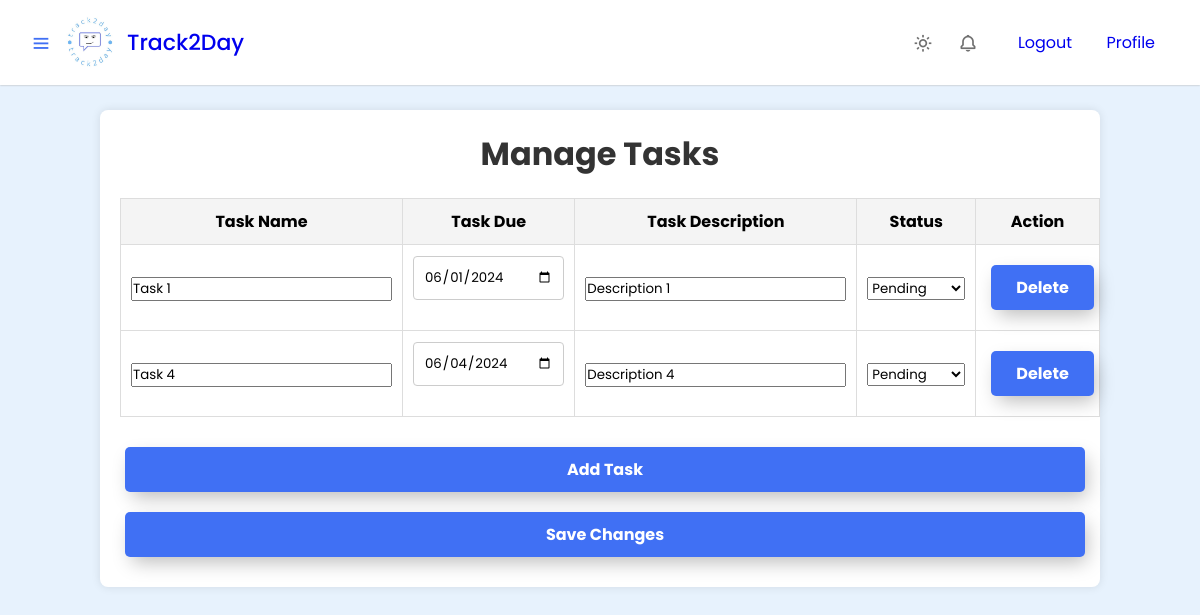
Screenshot of /tasks.php (signed in) with the database file from the repository.
### tables this page shows
CREATE TABLE `task` (
  `task_id` varchar(11) NOT NULL,
  `task_name` varchar(45) NOT NULL,
  `task_desc` varchar(45) NOT NULL,
  `task_duration` date DEFAULT NULL,
  `task_status` varchar(45) NOT NULL,
  `user_email` varchar(45) NOT NULL
);

### tasks.php (the view, shortened to what this page needs)
<!DOCTYPE html>
<html lang="en">
<head>
    <link href="https://unpkg.com/boxicons@2.1.4/css/boxicons.min.css" rel="stylesheet" />
    <link rel="stylesheet" href="style.css" />
</head>
<body>
    <nav class="navbar">
        <div class="logo_item">
            <i class="bx bx-menu" id="sidebarOpen"></i>
            <img src="track2daylogo.jpg" alt="Track2Day Logo">
            <a href="menu2.php">Track2Day</a>
        </div>
        <div class="navbar_content">
            <i class='bx bx-sun' id="darkLight"></i>
            <i class='bx bx-bell'></i>
            <ul>
                <li><a href="logout.php">Logout</a></li>
                <li><a href="userprofile.php">Profile</a></li>
            </ul>
        </div>
    </nav>
    <main>
        <div class="tasks-container">
            <h1>Manage Tasks</h1>
            <form action="savetasks.php" method="POST">
                <table class="task-table">
                    <thead>
                        <tr>
                            <th>Task Name</th>
                            <th>Task Due</th>
                            <th>Task Description</th>
                            <th>Status</th>
                            <th>Action</th>
                        </tr>
                    </thead>
                    <tbody>
                        <?php
                        include('dbconn.php');
                        $user_email = $_SESSION['email'];
                        $sql_tasks = "SELECT * FROM task WHERE user_email = '$user_email'";
                        $result_tasks = mysqli_query($dbconn, $sql_tasks);
                        if ($result_tasks && mysqli_num_rows($result_tasks) > 0) {
                            while ($row_task = mysqli_fetch_assoc($result_tasks)) {
                                echo "<tr>";
                                echo "<td><input type='text' name='task_name[]' value='" . htmlspecialchars($row_task['task_name']) . "'></td>";
                                echo "<td><input type='date' name='task_duration[]' value='" . htmlspecialchars($row_task['task_duration']) . "'></td>";
                                echo "<td><input type='text' name='task_desc[]' value='" . htmlspecialchars($row_task['task_desc']) . "'></td>";
                                echo "<td><select name='task_status[]'><option value='pending'" . ($row_task['task_status'] == 'pending' ? ' selected' : '') . ">Pending</option><option value='completed'" . ($row_task['task_status'] == 'completed' ? ' selected' : '') . ">Completed</option></select></td>";
                                echo "<td><button type='submit' class='delete-task'>Delete</button></td>";
                                echo "</tr>";
                            }
                        }
                        ?>
                    </tbody>
                </table>
                <button type="button" id="add-task">Add Task</button>
                <button type="submit" name="save">Save Changes</button>
            </form>
        </div>
    </main>
</body>
</html>

### style.css (style rules this page uses)
* { margin: 0; padding: 0; box-sizing: border-box; font-family: "Poppins", sans-serif; }
:root { --white-color: #fff; --blue-color: #4070f4; --grey-color: #707070; --grey-color-light: #aaa; }
body { background-color: #e7f2fd; transition: all 0.5s ease; padding-top: 60px; }
.navbar { position: fixed; top: 0; width: 100%; left: 0; background-color: var(--white-color); display: flex; align-items: center; justify-content: space-between; padding: 15px 30px; z-index: 1000; box-shadow: 0 0 2px var(--grey-color-light); }
.logo_item { display: flex; align-items: center; column-gap: 10px; font-size: 22px; font-weight: 500; color: var(--blue-color); }
.navbar img { width: 55px; height: 55px; border-radius: 75%; }
.navbar_content { display: flex; align-items: center; column-gap: 25px; }
.navbar a { text-decoration: none; }
.navbar_content i { cursor: pointer; font-size: 20px; color: var(--grey-color); }
.navbar_content li { list-style: none; display: inline; }
.navbar_content li a { text-decoration: none; padding: 0 15px; }
button { padding: 10px 2px; border: unset; border-radius: 15px; color: #212121; z-index: 1; background: hsl(176, 26%, 88%); position: relative; font-weight: 700; font-size: 14px; -webkit-box-shadow: 4px 8px 19px -2px rgba(0,0,0,0.27); box-shadow: 4px 8px 19px -3px rgba(0,0,0,0.27); transition: all 250ms; overflow: hidden; }
button::before { content: ""; position: absolute; top: 0; left: 0; height: 100%; width: 0; border-radius: 15px; background-color: #212121; z-index: -1; -webkit-box-shadow: 4px 8px 19px -3px rgba(0,0,0,0.27); box-shadow: 4px 8px 19px -3px rgba(0,0,0,0.27); transition: all 250ms }
button { width: 100%; padding: 10px; border: none; border-radius: 5px; background-color: var(--blue-color); color: var(--white-color); font-size: 16px; cursor: pointer; transition: background-color 0.3s ease; }
.tasks-container { max-width: 1000px; margin: 50px auto; background: white; padding: 20px; border-radius: 8px; box-shadow: 0 0 10px rgba(0,0,0,0.1); }
.tasks-container h1 { text-align: center; color: #333; margin-bottom: 20px; }
.task-table { width: 100%; border-collapse: collapse; margin-bottom: 20px; }
.task-table th, .task-table td { padding: 10px; border: 1px solid #ddd; text-align: center; }
.task-table th { background-color: #f4f4f4; }
.tasks-container button { padding: 10px 20px; margin: 10px 5px; border: none; border-radius: 5px; background-color: #4070f4; color: #fff; font-size: 16px; cursor: pointer; transition: background-color 0.3s ease; }
form { margin-top: 20px; }
input[type="date"], textarea { width: 100%; padding: 10px; margin-bottom: 20px; border: 1px solid #ccc; border-radius: 4px; }
* { margin: 0; padding: 0; box-sizing: border-box; }
html { height: 100%; }
body { height: 100%; }
.table, td { width: 400px; height: 40px; border: 1px solid black; }
*, *::before, *::after { box-sizing: border-box; }
table { width: 100%; border-collapse: collapse; margin-top: 10px; }
table, th, td { border: 1px solid #ddd; }
th, td { padding: 10px; text-align: left; }
th { background-color: #f2f2f2; }

### rows the page displays
task: task_name "Task 1", task_duration "06/01/2024", task_desc "Description 1"
task: task_name "Task 4", task_duration "06/04/2024", task_desc "Description 4"
